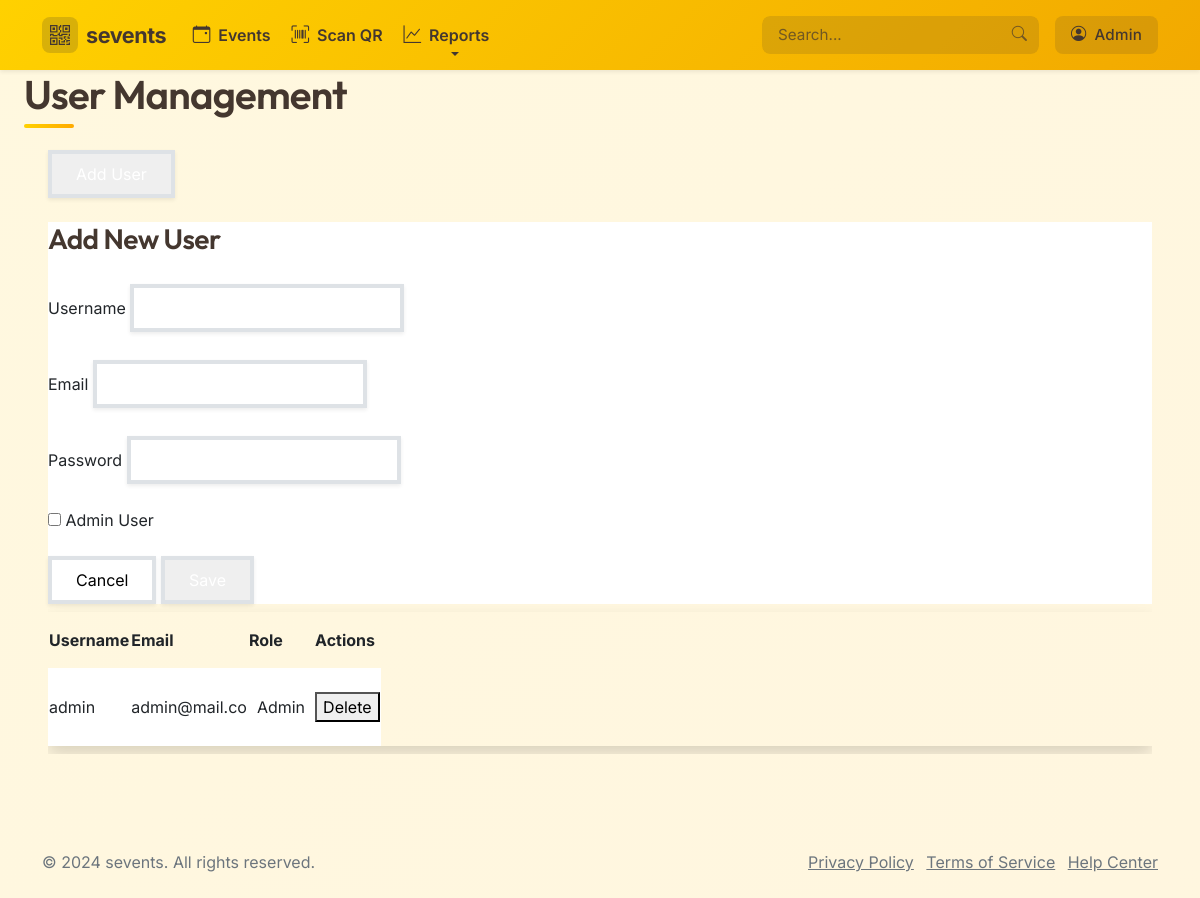
The app's page /auth/users (signed in) with its own data.
### models.py (models this page shows, shortened)
class User(Base):
    __tablename__ = "users"
    id = Column(Integer, primary_key=True, index=True)
    username = Column(String, unique=True, index=True)
    email = Column(String, unique=True, index=True)
    hashed_password = Column(String)
    is_admin = Column(Boolean, default=False)
    created_at = Column(DateTime, default=datetime.utcnow)

### routers/auth.py (the view)
@router.get("/users", dependencies=[Depends(get_admin_user)])
async def list_users(request: Request, db: db_dependency):
    users = db.query(User).all()
    return templates.TemplateResponse("users.html", {
        "request": request,
        "users": users,
        "forms": db.query(User).all()  # For navbar
    })

### templates/users.html (shortened to what this page needs)
{% extends "base.html" %}
{% block content %}
<div class="py-10">
    <header>
        <div class="max-w-7xl mx-auto px-4 sm:px-6 lg:px-8">
            <h1 class="text-3xl font-bold leading-tight text-gray-900">
                User Management
            </h1>
        </div>
    </header>
    <main>
        <div class="max-w-7xl mx-auto sm:px-6 lg:px-8">
            <div class="px-4 py-8 sm:px-0">
                <div class="border-4 border-dashed border-gray-200 rounded-lg p-4">
                    <div class="mb-4">
                        <button id="addUserBtn" class="inline-flex items-center px-4 py-2 border border-transparent rounded-md shadow-sm text-sm font-medium text-white bg-indigo-600 hover:bg-indigo-700 focus:outline-none focus:ring-2 focus:ring-offset-2 focus:ring-indigo-500">
                        </button>
                    </div>
                    <div id="userModal" class="hidden fixed inset-0 bg-gray-500 bg-opacity-75 flex items-center justify-center">
                        <div class="bg-white rounded-lg p-8 max-w-md w-full">
                            <h3 class="text-lg font-medium text-gray-900 mb-4">Add New User</h3>
                            <form id="userForm">
                                <div class="mb-4">
                                    <label for="username" class="block text-sm font-medium text-gray-700">Username</label>
                                    <input type="text" name="username" id="username" class="mt-1 block w-full border border-gray-300 rounded-md shadow-sm py-2 px-3 focus:outline-none focus:ring-indigo-500 focus:border-indigo-500 sm:text-sm" required>
                                </div>
                                <div class="mb-4">
                                    <label for="email" class="block text-sm font-medium text-gray-700">Email</label>
                                    <input type="email" name="email" id="email" class="mt-1 block w-full border border-gray-300 rounded-md shadow-sm py-2 px-3 focus:outline-none focus:ring-indigo-500 focus:border-indigo-500 sm:text-sm" required>
                                </div>
                                <div class="mb-4">
                                    <label for="password" class="block text-sm font-medium text-gray-700">Password</label>
                                    <input type="password" name="password" id="password" class="mt-1 block w-full border border-gray-300 rounded-md shadow-sm py-2 px-3 focus:outline-none focus:ring-indigo-500 focus:border-indigo-500 sm:text-sm" required>
                                </div>
                                <div class="mb-4">
                                    <div class="flex items-center">
                                        <input type="checkbox" name="is_admin" id="is_admin" class="h-4 w-4 text-indigo-600 focus:ring-indigo-500 border-gray-300 rounded">
                                        <label for="is_admin" class="ml-2 block text-sm text-gray-900">Admin User</label>
                                    </div>
                                </div>
                                <div class="flex justify-end">
                                    <button type="button" id="cancelBtn" class="bg-white py-2 px-4 border border-gray-300 rounded-md shadow-sm text-sm font-medium text-gray-700 hover:bg-gray-50 focus:outline-none focus:ring-2 focus:ring-offset-2 focus:ring-indigo-500 mr-2">
                                        Cancel
                                    </button>
                                    <button type="submit" class="inline-flex justify-center py-2 px-4 border border-transparent shadow-sm text-sm font-medium rounded-md text-white bg-indigo-600 hover:bg-indigo-700 focus:outline-none focus:ring-2 focus:ring-offset-2 focus:ring-indigo-500">
                                    </button>
                                </div>
                            </form>
                        </div>
                    </div>
                    <div class="flex flex-col">
                        <div class="-my-2 overflow-x-auto sm:-mx-6 lg:-mx-8">
                            <div class="py-2 align-middle inline-block min-w-full sm:px-6 lg:px-8">
                                <div class="shadow overflow-hidden border-b border-gray-200 sm:rounded-lg">
                                    <table class="min-w-full divide-y divide-gray-200">
                                        <thead class="bg-gray-50">
                                            <tr>
                                                <th scope="col" class="px-6 py-3 text-left text-xs font-medium text-gray-500 uppercase tracking-wider">
                                                    Username
                                                </th>
                                                <th scope="col" class="px-6 py-3 text-left text-xs font-medium text-gray-500 uppercase tracking-wider">
                                                    Email
                                                </th>
                                                <th scope="col" class="px-6 py-3 text-left text-xs font-medium text-gray-500 uppercase tracking-wider">
                                                    Role
                                                </th>
                                                <th scope="col" class="px-6 py-3 text-left text-xs font-medium text-gray-500 uppercase tracking-wider">
                                                    Actions
                                                </th>
                                            </tr>
                                        </thead>
                                        <tbody class="bg-white divide-y divide-gray-200">
                                            {% for user in users %}
                                            <tr>
                                                <td class="px-6 py-4 whitespace-nowrap">
                                                    <div class="text-sm font-medium text-gray-900">{{ user.username }}</div>
                                                </td>
                                                <td class="px-6 py-4 whitespace-nowrap">
                                                    <div class="text-sm text-gray-900">{{ user.email }}</div>
                                                </td>
                                                <td class="px-6 py-4 whitespace-nowrap">
                                                    <span class="px-2 inline-flex text-xs leading-5 font-semibold rounded-full {{ 'bg-green-100 text-green-800' if user.is_admin else 'bg-gray-100 text-gray-800' }}">
                                                        {{ 'Admin' if user.is_admin else 'User' }}
                                                    </span>
                                                </td>
                                                <td class="px-6 py-4 whitespace-nowrap text-right text-sm font-medium">
                                                    <button class="text-red-600 hover:text-red-900 delete-user" data-id="{{ user.id }}">Delete</button>
                                                </td>
                                            </tr>
                                            {% endfor %}
                                        </tbody>
                                    </table>
                                </div>
                            </div>
                        </div>
                    </div>
                </div>
            </div>
        </div>
    </main>
</div>
{% endblock %}

### templates/base.html (style rules this page uses)
:root { --primary-color: #FFD100; --secondary-color: #F2A900; --accent-color: #FFAA00; --light-color: #FFFAEB; --dark-color: #44372F; --neutral-color: #FFF5D6; --success-color: #4caf50; --warning-color: #ff9e00; --danger-color: #f72585; --info-color: #0096c7; --font-main: 'Inter', -apple-system, BlinkMacSystemFont, "Segoe UI", Roboto, "Helvetica Neue", Arial, sans-serif; --font-headings: 'Outfit', -apple-system, BlinkMacSystemFont, "Segoe UI", Roboto, "Helvetica Neue", Arial, sans-serif; }
body { font-family: var(--font-main); background-color: var(--light-color); background-image: linear-gradient(135deg, rgba(255, 209, 0, 0.05) 0%, rgba(255, 170, 0, 0.05) 100%); background-attachment: fixed; min-height: 100vh; display: flex; flex-direction: column; }
main { flex: 1 0 auto; }
h1, h2, h3, h4, h5, h6 { font-family: var(--font-headings); font-weight: 600; color: var(--dark-color); letter-spacing: -0.02em; }

### templates/navbar.html (style rules this page uses)
:root { --primary-color: #FFD100; --secondary-color: #F2A900; --accent-color: #FFAA00; --light-color: #FFFAEB; --dark-color: #44372F; --neutral-color: #FFF5D6; }

### records on screen
User: username "admin", email "admin@mail.co", is_admin "Admin"
